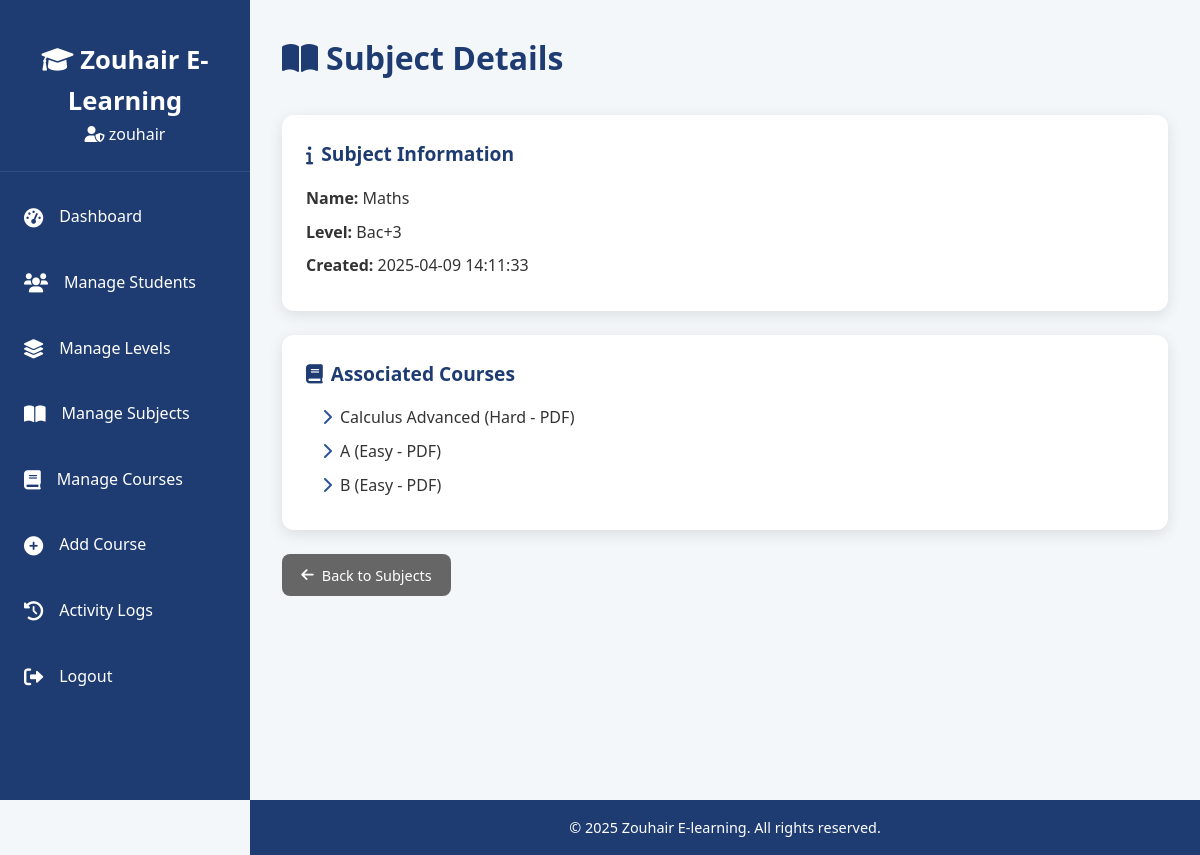
Page /admin/view_subject.php?id=4 (signed in) on the committed database.
### tables this page shows
CREATE TABLE `subjects` (
  `id` int(11) NOT NULL,
  `name` varchar(50) NOT NULL,
  `level_id` int(11) NOT NULL,
  `created_at` datetime DEFAULT current_timestamp()
);

CREATE TABLE `levels` (
  `id` int(11) NOT NULL,
  `name` varchar(50) NOT NULL,
  `description` text DEFAULT NULL,
  `created_at` datetime DEFAULT current_timestamp()
);

CREATE TABLE `courses` (
  `id` int(11) NOT NULL,
  `title` varchar(100) NOT NULL,
  `subject_id` int(11) NOT NULL,
  `difficulty` enum('Easy','Medium','Hard') NOT NULL,
  `content_type` enum('PDF','Video') NOT NULL,
  `content_path` varchar(255) NOT NULL,
  `created_at` datetime DEFAULT current_timestamp()
);

### admin/view_subject.php (the view, shortened to what this page needs)
<?php
require_once '../includes/db_connect.php';
$subject_id = $_GET['id'];
$subject = $db->query("SELECT s.*, l.name AS level_name FROM subjects s JOIN levels l ON s.level_id = l.id WHERE s.id = $subject_id")->fetch_assoc();
$courses = $db->query("SELECT title, difficulty, content_type FROM courses WHERE subject_id = $subject_id");
?>
<!DOCTYPE html>
<html lang="en">
<head>
    <link rel="stylesheet" href="../assets/css/admin.css">
    <link rel="stylesheet" href="https://cdnjs.cloudflare.com/ajax/libs/font-awesome/6.0.0-beta3/css/all.min.css">
</head>
<body>
    <?php include '../includes/header.php'; ?>
    <main class="dashboard">
        <h1><i class="fas fa-book-open"></i> Subject Details</h1>
        <div class="detail-card">
            <h3><i class="fas fa-info"></i> Subject Information</h3>
            <p><strong>Name:</strong> <?php echo htmlspecialchars($subject['name']); ?></p>
            <p><strong>Level:</strong> <?php echo htmlspecialchars($subject['level_name']); ?></p>
            <p><strong>Created:</strong> <?php echo $subject['created_at']; ?></p>
        </div>
        <div class="detail-card">
            <h3><i class="fas fa-book"></i> Associated Courses</h3>
            <ul>
                <?php if ($courses->num_rows > 0): ?>
                    <?php while ($course = $courses->fetch_assoc()): ?>
                        <li><?php echo htmlspecialchars($course['title']) . " (" . $course['difficulty'] . " - " . $course['content_type'] . ")"; ?></li>
                    <?php endwhile; ?>
                <?php else: ?>
                    <li>No courses assigned to this subject.</li>
                <?php endif; ?>
            </ul>
        </div>
        <a href="manage_subjects.php" class="btn-action back"><i class="fas fa-arrow-left"></i> Back to Subjects</a>
    </main>
    <?php include '../includes/footer.php'; ?>
</body>
</html>

### includes/header.php (shortened to what this page needs)
<?php
require_once '../includes/db_connect.php';
$admin_id = $_SESSION['admin_id'];
$admin = $db->query("SELECT username FROM admins WHERE id = $admin_id")->fetch_assoc();
$admin_name = $admin ? htmlspecialchars($admin['username']) : 'Admin';
?>
<!DOCTYPE html>
<html lang="en">
<head>
    <link rel="stylesheet" href="../assets/css/admin.css">
    <link rel="stylesheet" href="https://cdn.datatables.net/1.11.5/css/jquery.dataTables.min.css">
    <link rel="stylesheet" href="https://cdnjs.cloudflare.com/ajax/libs/font-awesome/6.0.0-beta3/css/all.min.css">
</head>
<body>
    <aside class="sidebar">
        <div class="sidebar-header">
            <h2><i class="fas fa-graduation-cap"></i> Zouhair E-Learning</h2>
            <p class="admin-name"><i class="fas fa-user-shield"></i> <?php echo $admin_name; ?></p>
        </div>
        <nav class="sidebar-nav">
            <ul>
                <li><a href="../admin/dashboard.php" <?php echo basename($_SERVER['PHP_SELF']) == 'dashboard.php' ? 'class="active"' : ''; ?>><i class="fas fa-tachometer-alt"></i> <span>Dashboard</span></a></li>
                <li><a href="../admin/manage_students.php" <?php echo basename($_SERVER['PHP_SELF']) == 'manage_students.php' ? 'class="active"' : ''; ?>><i class="fas fa-users"></i> <span>Manage Students</span></a></li>
                <li><a href="../admin/manage_levels.php" <?php echo basename($_SERVER['PHP_SELF']) == 'manage_levels.php' ? 'class="active"' : ''; ?>><i class="fas fa-layer-group"></i> <span>Manage Levels</span></a></li>
                <li><a href="../admin/manage_subjects.php" <?php echo basename($_SERVER['PHP_SELF']) == 'manage_subjects.php' ? 'class="active"' : ''; ?>><i class="fas fa-book-open"></i> <span>Manage Subjects</span></a></li>
                <li><a href="../admin/manage_courses.php" <?php echo basename($_SERVER['PHP_SELF']) == 'manage_courses.php' ? 'class="active"' : ''; ?>><i class="fas fa-book"></i> <span>Manage Courses</span></a></li>
                <li><a href="../admin/add_course.php" <?php echo basename($_SERVER['PHP_SELF']) == 'add_course.php' ? 'class="active"' : ''; ?>><i class="fas fa-plus-circle"></i> <span>Add Course</span></a></li>
                <li><a href="../admin/activity_logs.php" <?php echo basename($_SERVER['PHP_SELF']) == 'activity_logs.php' ? 'class="active"' : ''; ?>><i class="fas fa-history"></i> <span>Activity Logs</span></a></li>
                <li><a href="../admin/logout.php"><i class="fas fa-sign-out-alt"></i> <span>Logout</span></a></li>
            </ul>
        </nav>
    </aside>
    <div class="main-content">

### assets/css/admin.css (style rules this page uses)
* { margin: 0; padding: 0; box-sizing: border-box; font-family: 'Segoe UI', Tahoma, Geneva, Verdana, sans-serif; }
body { background: #f4f7fa; color: #333; line-height: 1.6; overflow-x: hidden; }
.sidebar { position: fixed; top: 0; left: 0; width: 250px; height: 100vh; background: #1e3c72; color: #fff; padding: 1rem 0; transition: transform 0.3s ease; z-index: 1000; }
.sidebar-header { padding: 1.5rem; text-align: center; border-bottom: 1px solid rgba(255, 255, 255, 0.1); }
.sidebar-header h2 { font-size: 1.6rem; font-weight: 600; }
.sidebar-nav ul { list-style: none; margin-top: 1rem; }
.sidebar-nav li { margin: 0.5rem 0; }
.sidebar-nav a { display: flex; align-items: center; padding: 1rem 1.5rem; color: #fff; text-decoration: none; transition: all 0.3s ease; }
.sidebar-nav i { margin-right: 1rem; font-size: 1.2rem; }
.main-content { margin-left: 250px; padding: 2rem; min-height: 100vh; background: #f4f7fa; transition: margin-left 0.3s ease; }
.dashboard h1 { font-size: 2rem; margin-bottom: 2rem; color: #1e3c72; display: flex; align-items: center; gap: 0.5rem; }
.btn-action { display: inline-flex; align-items: center; gap: 0.5rem; padding: 0.6rem 1.2rem; border-radius: 8px; text-decoration: none; font-size: 0.9rem; transition: all 0.3s ease; cursor: pointer; }
.btn-action.back, .btn-action.cancel { background: #666; color: #fff; }
.detail-card { background: #fff; padding: 1.5rem; border-radius: 12px; box-shadow: 0 4px 15px rgba(0, 0, 0, 0.1); margin-bottom: 1.5rem; }
.detail-card h3 { font-size: 1.2rem; color: #1e3c72; margin-bottom: 1rem; display: flex; align-items: center; gap: 0.5rem; }
.detail-card p { margin: 0.5rem 0; }
.detail-card ul { list-style: none; padding-left: 1rem; }
.detail-card li { margin: 0.5rem 0; position: relative; }
.detail-card li:before { content: "\f054"; font-family: "Font Awesome 6 Free"; font-weight: 900; color: #2a5298; margin-right: 0.5rem; }
.sidebar-nav a::before { content: ""; position: absolute; left: 0; top: 0; height: 100%; width: 0; background: rgba(255, 255, 255, 0.1); transition: width 0.3s ease; }
.btn-action i { transition: transform 0.3s ease; }

### rows in the picture
subjects: name "Maths", level.name "Bac+3", created_at "2025-04-09 14:11:33"
courses: title "Calculus Advanced", difficulty "Hard", content_type "PDF"
courses: title "A", difficulty "Easy", content_type "PDF"
courses: title "B", difficulty "Easy", content_type "PDF"

### other values in the picture
$admin_name "zouhair"
